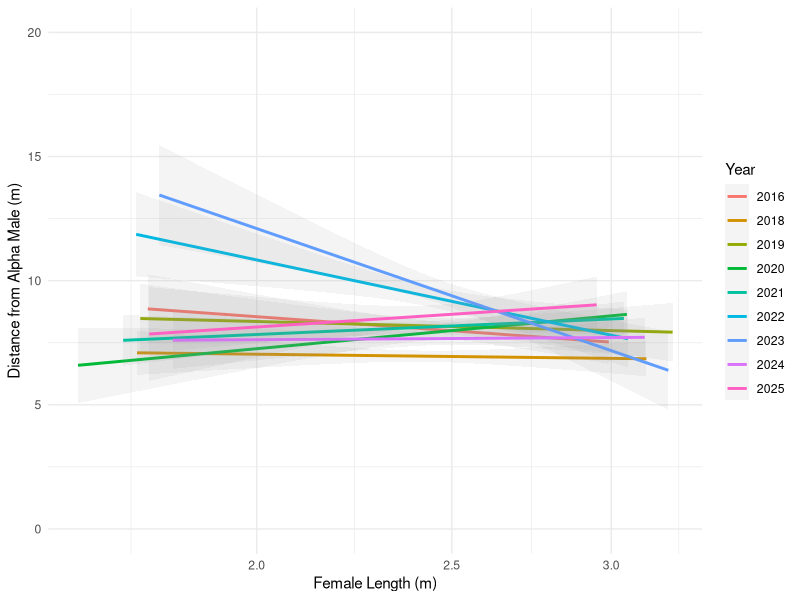
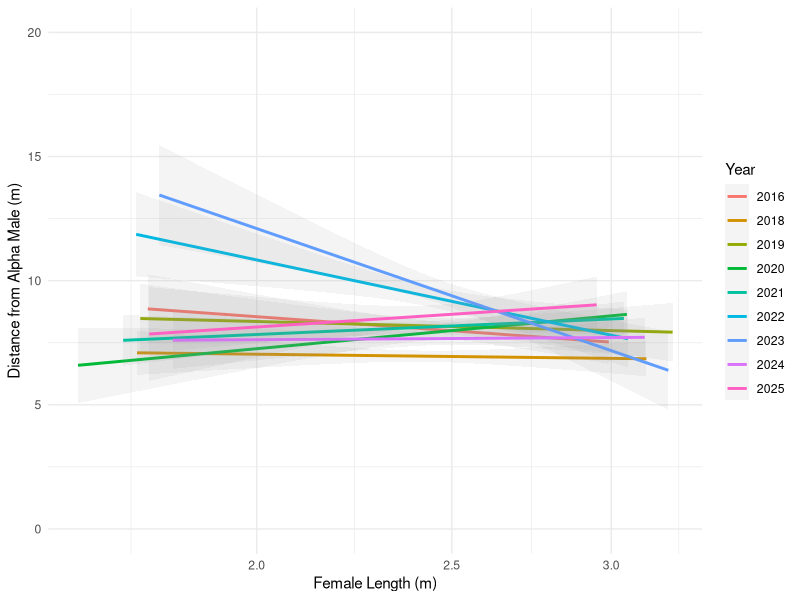

Source code (R) for these figures, in order:
#this will be looking at the relationship between female length and distance from focal males

library(tidyverse)
library(readr)
library(dplyr)
library(geosphere)
library(ggplot2)
library(patchwork)

#now set your working directory for this specific project
setwd("/Users/gabbycorneille/Desktop/Senior Thesis/Senior_Thesis")

#this line will load in your csv to your environment
dataset <- read_csv("IntermediateData/uasdata.csv")

#there is a typo in row 10543 where it says "malfee" instead of male, this will fix that
dataset1 <- dataset %>%
  mutate(age_sex = if_else(age_sex == "malfee", "male", age_sex))

#fixed it

#now we need to filter out the seals that are categorized as (N & water) not complete in the p_complete column
uasdata <- dataset1 %>%
  filter(
    is.na(p_complete) | !p_complete %in% c("N", "water"),
    age_sex !="pup")

#here is my attempt at categorizing alphas as the top ten percent length wise based on each individual year. 
uasdata_top10 <- uasdata %>%
  group_by(year) %>%
  filter(
    age_sex == "male",
    length >= quantile(length[age_sex=="male"], 0.9, na.rm = TRUE)) %>%
  ungroup()
#now this will list out the number of males within the top 10% of length for each individual year (these will be your alphas)
uasdata_top10 %>% 
  count(year)

#now is there a way to reintegrate this info into the main dataset?

#this for top 10 percent and gives me a range of (12-27) males per year
uasdata_main <- uasdata %>%
  group_by(year) %>%#this line communicates that 90th percentiles are calculated for each individual year
  mutate(
    alpha_cutoff = quantile(length[age_sex == "male"], 0.9, na.rm = TRUE),
    dominance_group = case_when(
      age_sex == "female" ~ "female",
      age_sex == "male" & length >= alpha_cutoff ~ "alpha male",
      age_sex == "male" ~ "male",
      TRUE ~ NA_character_
    )
  ) %>%
  ungroup() %>%
  select(-alpha_cutoff)

#this tells me how many alphas there are each year (just to check that its giving me the right amount of alphas per year) 
uasdata_main%>%
  filter(dominance_group == "alpha male") %>%
  count(year)

#this tells you how many total across all years
uasdata_main%>%
  filter(dominance_group == "alpha male") %>%
  count()

#now we're only working with uasdata_main2

#here is the start of creating the linear graph

#split  data up by class
females <- uasdata_main %>%
  filter(dominance_group == "female") 

alpha_males <- uasdata_main %>%
  filter(dominance_group == "alpha male")

# create matrices of coordinates (lon, lat format?)
females_coords <- females[, c("lon", "lat")]
alpha_males_coords <- alpha_males[, c("lon", "lat")]

# calculate pairwise distances (in meters by default)
dist_matrix <- distm(females_coords, alpha_males_coords, fun = distHaversine)

# get the min distance for each female from highlight_male
min_distances <- apply(dist_matrix, 1, min)

# get the index of the closest male as well
closest_indices <- apply(dist_matrix, 1, which.min)

# add results to the females data frame as new columns so we can graph them later
females$min_distance_to_alpha_male_m <- min_distances
females$closest_alpha_male_index <- closest_indices


ggplot(data = females, mapping = aes(x = length,
                                     y = min_distance_to_alpha_male_m,
                                     color = as.factor(year))) +
  geom_point(alpha = 0.0) +
  scale_x_log10() +
  geom_smooth(method = "lm", se = TRUE, alpha = 0.1) + 
  labs(color = "Year",
       x = "Female Length (m)",
       y = "Distance from Alpha Male (m)") +
  theme_minimal() +
  coord_cartesian(ylim = c(0, 20))

ggsave(
  "linearplot_female_length.png",
  width = 8,
  height = 6,
  units = "in",
  dpi = 600
)
